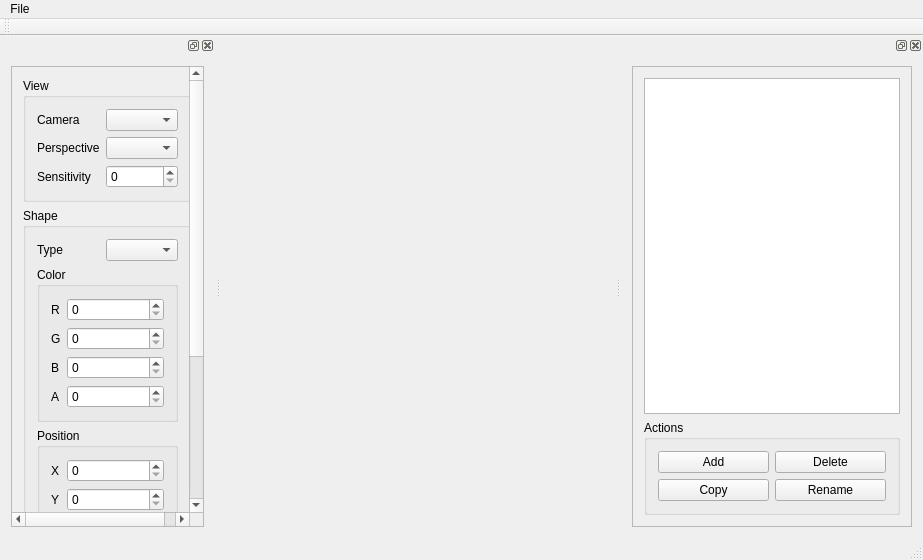
<?xml version="1.0" encoding="UTF-8"?>
<ui version="4.0">
 <class>MainWindow</class>
 <widget class="QMainWindow" name="MainWindow">
  <property name="windowModality">
   <enum>Qt::ApplicationModal</enum>
  </property>
  <property name="geometry">
   <rect>
    <x>0</x>
    <y>0</y>
    <width>923</width>
    <height>560</height>
   </rect>
  </property>
  <property name="acceptDrops">
   <bool>true</bool>
  </property>
  <property name="windowTitle">
   <string>OpenGL</string>
  </property>
  <widget class="QWidget" name="centralWidget">
   <layout class="QGridLayout" name="gridLayout">
    <item row="0" column="0">
     <widget class="GLWidget" name="glwidget" native="true">
      <property name="sizePolicy">
       <sizepolicy hsizetype="Expanding" vsizetype="Preferred">
        <horstretch>0</horstretch>
        <verstretch>0</verstretch>
       </sizepolicy>
      </property>
      <property name="focusPolicy">
       <enum>Qt::ClickFocus</enum>
      </property>
      <layout class="QGridLayout" name="gridLayout_2"/>
     </widget>
    </item>
   </layout>
  </widget>
  <widget class="QToolBar" name="toolBar">
   <property name="windowTitle">
    <string>toolBar</string>
   </property>
   <attribute name="toolBarArea">
    <enum>TopToolBarArea</enum>
   </attribute>
   <attribute name="toolBarBreak">
    <bool>false</bool>
   </attribute>
  </widget>
  <widget class="QStatusBar" name="statusBar"/>
  <widget class="QDockWidget" name="dockWidgetEdit">
   <property name="allowedAreas">
    <set>Qt::NoDockWidgetArea</set>
   </property>
   <attribute name="dockWidgetArea">
    <number>1</number>
   </attribute>
   <widget class="QWidget" name="dockWidgetContentsEdit">
    <layout class="QVBoxLayout" name="verticalLayout_6">
     <item>
      <widget class="QScrollArea" name="scrollAreaEdit">
       <property name="widgetResizable">
        <bool>true</bool>
       </property>
       <widget class="QWidget" name="scrollAreaWidgetContentsEdit">
        <property name="geometry">
         <rect>
          <x>0</x>
          <y>0</y>
          <width>197</width>
          <height>657</height>
         </rect>
        </property>
        <layout class="QVBoxLayout" name="verticalLayout_10">
         <item>
          <widget class="QGroupBox" name="groupBoxView">
           <property name="title">
            <string>View</string>
           </property>
           <layout class="QFormLayout" name="formLayout_4">
            <item row="0" column="0">
             <widget class="QLabel" name="labelTypeCamera">
              <property name="text">
               <string>Camera</string>
              </property>
             </widget>
            </item>
            <item row="0" column="1">
             <widget class="QComboBox" name="typeCamera"/>
            </item>
            <item row="1" column="0">
             <widget class="QLabel" name="lableTypePerspective">
              <property name="text">
               <string>Perspective</string>
              </property>
             </widget>
            </item>
            <item row="1" column="1">
             <widget class="QComboBox" name="typePerspective"/>
            </item>
            <item row="2" column="0">
             <widget class="QLabel" name="labelSensitivity">
              <property name="text">
               <string>Sensitivity</string>
              </property>
             </widget>
            </item>
            <item row="2" column="1">
             <widget class="QSpinBox" name="sensitivity"/>
            </item>
           </layout>
          </widget>
         </item>
         <item>
          <widget class="QGroupBox" name="groupBoxEdit">
           <property name="title">
            <string>Shape</string>
           </property>
           <layout class="QVBoxLayout" name="verticalLayout_4">
            <item>
             <layout class="QHBoxLayout" name="horizontalLayout">
              <item>
               <widget class="QLabel" name="labelShapeType">
                <property name="text">
                 <string>Type</string>
                </property>
               </widget>
              </item>
              <item>
               <widget class="QComboBox" name="shapeType"/>
              </item>
             </layout>
            </item>
            <item>
             <widget class="QGroupBox" name="groupBoxColor">
              <property name="title">
               <string>Color</string>
              </property>
              <layout class="QFormLayout" name="formLayout_2">
               <item row="0" column="0">
                <widget class="QLabel" name="labelColorRed">
                 <property name="text">
                  <string>R</string>
                 </property>
                </widget>
               </item>
               <item row="0" column="1">
                <widget class="QSpinBox" name="colorRed"/>
               </item>
               <item row="1" column="0">
                <widget class="QLabel" name="lableColorGreen">
                 <property name="text">
                  <string>G</string>
                 </property>
                </widget>
               </item>
               <item row="1" column="1">
                <widget class="QSpinBox" name="colorGreen"/>
               </item>
               <item row="2" column="0">
                <widget class="QLabel" name="labelColorBlue">
                 <property name="text">
                  <string>B</string>
                 </property>
                </widget>
               </item>
               <item row="2" column="1">
                <widget class="QSpinBox" name="colorBlue"/>
               </item>
               <item row="3" column="0">
                <widget class="QLabel" name="labelColorAlpha">
                 <property name="text">
                  <string>A</string>
                 </property>
                </widget>
               </item>
               <item row="3" column="1">
                <widget class="QSpinBox" name="colorAlpha"/>
               </item>
              </layout>
             </widget>
            </item>
            <item>
             <widget class="QGroupBox" name="groupBoxPosition">
              <property name="title">
               <string>Position</string>
              </property>
              <layout class="QFormLayout" name="formLayout">
               <item row="0" column="0">
                <widget class="QLabel" name="lablePositionX">
                 <property name="text">
                  <string>X</string>
                 </property>
                </widget>
               </item>
               <item row="0" column="1">
                <widget class="QSpinBox" name="positionX"/>
               </item>
               <item row="1" column="0">
                <widget class="QLabel" name="labelPositionY">
                 <property name="text">
                  <string>Y</string>
                 </property>
                </widget>
               </item>
               <item row="1" column="1">
                <widget class="QSpinBox" name="positionY"/>
               </item>
               <item row="2" column="1">
                <widget class="QSpinBox" name="positionZ"/>
               </item>
               <item row="2" column="0">
                <widget class="QLabel" name="labelPositionZ">
                 <property name="text">
                  <string>Z</string>
                 </property>
                </widget>
               </item>
               <item row="3" column="0">
                <widget class="QLabel" name="labelPositionO">
                 <property name="text">
                  <string>O</string>
                 </property>
                </widget>
               </item>
               <item row="3" column="1">
                <widget class="QSpinBox" name="positionO"/>
               </item>
              </layout>
             </widget>
            </item>
            <item>
             <widget class="QGroupBox" name="groupBoxScale">
              <property name="title">
               <string>Scale</string>
              </property>
              <layout class="QFormLayout" name="formLayout_5">
               <item row="0" column="0">
                <widget class="QLabel" name="labelScaleX">
                 <property name="text">
                  <string>X</string>
                 </property>
                </widget>
               </item>
               <item row="0" column="1">
                <widget class="QSpinBox" name="scaleX"/>
               </item>
               <item row="1" column="0">
                <widget class="QLabel" name="labelScaleY">
                 <property name="text">
                  <string>Y</string>
                 </property>
                </widget>
               </item>
               <item row="1" column="1">
                <widget class="QSpinBox" name="scaleY"/>
               </item>
               <item row="2" column="0">
                <widget class="QLabel" name="labelScaleZ">
                 <property name="text">
                  <string>Z</string>
                 </property>
                </widget>
               </item>
               <item row="2" column="1">
                <widget class="QSpinBox" name="scaleZ"/>
               </item>
              </layout>
             </widget>
            </item>
           </layout>
          </widget>
         </item>
         <item>
          <spacer name="verticalSpacer">
           <property name="orientation">
            <enum>Qt::Vertical</enum>
           </property>
           <property name="sizeHint" stdset="0">
            <size>
             <width>20</width>
             <height>13</height>
            </size>
           </property>
          </spacer>
         </item>
        </layout>
       </widget>
      </widget>
     </item>
    </layout>
   </widget>
  </widget>
  <widget class="QDockWidget" name="dockWidgetTool">
   <attribute name="dockWidgetArea">
    <number>2</number>
   </attribute>
   <widget class="QWidget" name="dockWidgetContentsTool">
    <property name="sizePolicy">
     <sizepolicy hsizetype="Expanding" vsizetype="Expanding">
      <horstretch>0</horstretch>
      <verstretch>0</verstretch>
     </sizepolicy>
    </property>
    <layout class="QVBoxLayout" name="verticalLayout_7">
     <item>
      <widget class="QScrollArea" name="scrollAreaTool">
       <property name="widgetResizable">
        <bool>true</bool>
       </property>
       <widget class="QWidget" name="scrollAreaWidgetContentsTool">
        <property name="geometry">
         <rect>
          <x>0</x>
          <y>0</y>
          <width>276</width>
          <height>463</height>
         </rect>
        </property>
        <layout class="QVBoxLayout" name="verticalLayout_8">
         <item>
          <layout class="QVBoxLayout" name="verticalLayout_9">
           <item>
            <widget class="QTreeView" name="componentesView"/>
           </item>
           <item>
            <widget class="QGroupBox" name="groupBoxActions">
             <property name="title">
              <string>Actions</string>
             </property>
             <layout class="QVBoxLayout" name="verticalLayout_5">
              <item>
               <layout class="QHBoxLayout" name="horizontalLayout_2">
                <item>
                 <widget class="QPushButton" name="add">
                  <property name="text">
                   <string>Add</string>
                  </property>
                 </widget>
                </item>
                <item>
                 <widget class="QPushButton" name="delete_2">
                  <property name="text">
                   <string>Delete</string>
                  </property>
                 </widget>
                </item>
               </layout>
              </item>
              <item>
               <layout class="QHBoxLayout" name="horizontalLayout_3">
                <item>
                 <widget class="QPushButton" name="copy">
                  <property name="text">
                   <string>Copy</string>
                  </property>
                 </widget>
                </item>
                <item>
                 <widget class="QPushButton" name="rename">
                  <property name="text">
                   <string>Rename</string>
                  </property>
                 </widget>
                </item>
               </layout>
              </item>
             </layout>
            </widget>
           </item>
          </layout>
         </item>
        </layout>
       </widget>
      </widget>
     </item>
    </layout>
   </widget>
  </widget>
  <widget class="QMenuBar" name="menuBar">
   <property name="geometry">
    <rect>
     <x>0</x>
     <y>0</y>
     <width>923</width>
     <height>19</height>
    </rect>
   </property>
   <widget class="QMenu" name="menuFile">
    <property name="title">
     <string>File</string>
    </property>
    <addaction name="separator"/>
    <addaction name="separator"/>
    <addaction name="separator"/>
    <addaction name="actionNew"/>
    <addaction name="actionSave"/>
    <addaction name="actionOpen"/>
    <addaction name="separator"/>
    <addaction name="actionOpen_Map"/>
   </widget>
   <addaction name="menuFile"/>
  </widget>
  <action name="actionNew">
   <property name="text">
    <string>New</string>
   </property>
  </action>
  <action name="actionOpen">
   <property name="text">
    <string>Open</string>
   </property>
  </action>
  <action name="actionOpen_Map">
   <property name="text">
    <string>Open Map</string>
   </property>
  </action>
  <action name="actionSave">
   <property name="text">
    <string>Save</string>
   </property>
  </action>
 </widget>
 <layoutdefault spacing="6" margin="11"/>
 <customwidgets>
  <customwidget>
   <class>GLWidget</class>
   <extends>QWidget</extends>
   <header location="global">graphics_viz/glwidget.h</header>
   <container>1</container>
  </customwidget>
 </customwidgets>
 <resources/>
 <connections/>
</ui>
